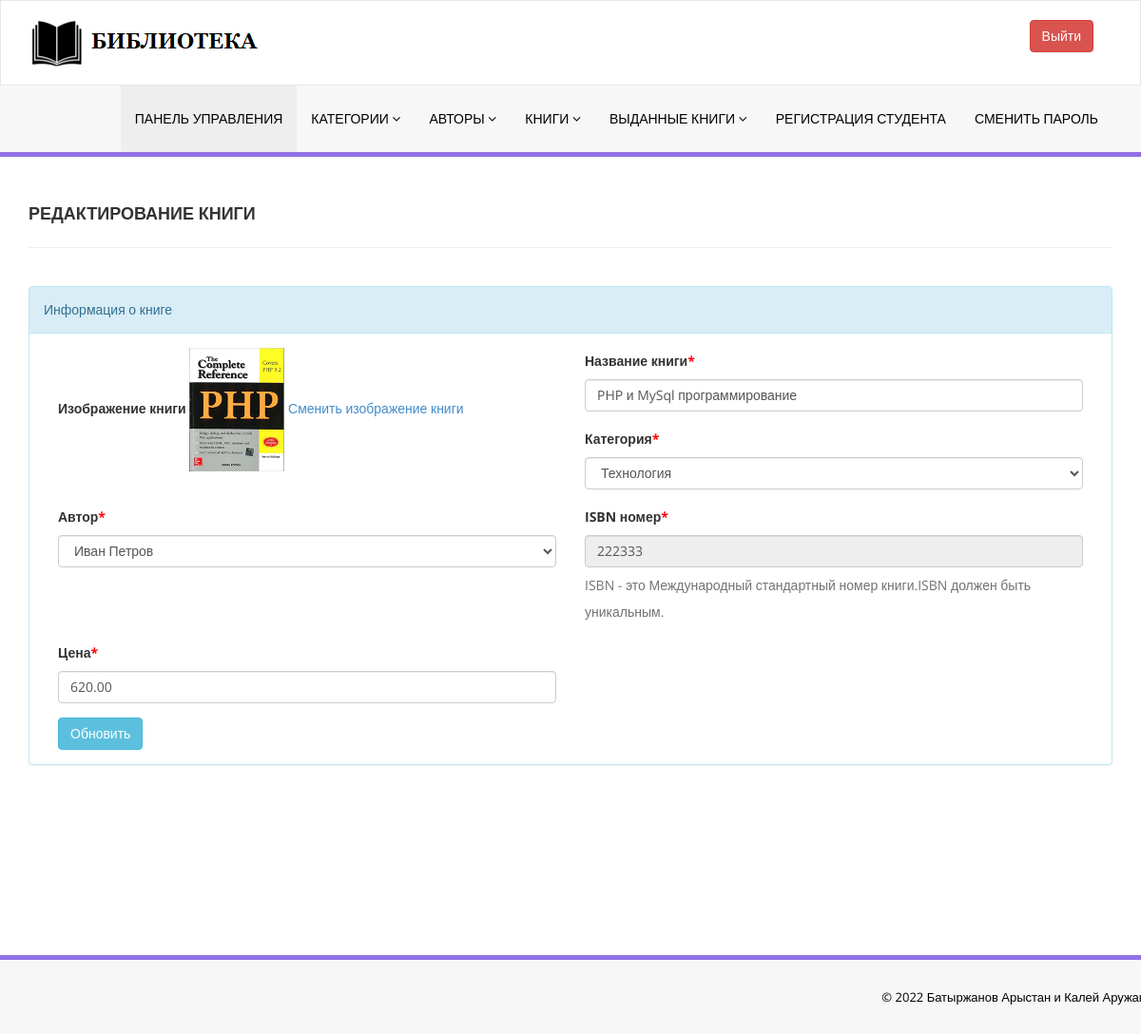
Screenshot of /library/admin/edit-book.php?bookid=1 (signed in) with the database file from the repository.
### tables this page shows
CREATE TABLE `tblbooks` (
  `id` int(11) NOT NULL,
  `BookName` varchar(255) DEFAULT NULL,
  `CatId` int(11) DEFAULT NULL,
  `AuthorId` int(11) DEFAULT NULL,
  `ISBNNumber` varchar(25) DEFAULT NULL,
  `BookPrice` decimal(10,2) DEFAULT NULL,
  `bookImage` varchar(250) NOT NULL,
  `isIssued` int(1) DEFAULT NULL,
  `RegDate` timestamp NULL DEFAULT current_timestamp(),
  `UpdationDate` timestamp NULL DEFAULT NULL ON UPDATE current_timestamp()
);

CREATE TABLE `tblcategory` (
  `id` int(11) NOT NULL,
  `CategoryName` varchar(150) DEFAULT NULL,
  `Status` int(1) DEFAULT NULL,
  `CreationDate` timestamp NULL DEFAULT current_timestamp(),
  `UpdationDate` timestamp NULL DEFAULT '0000-00-00 00:00:00' ON UPDATE current_timestamp()
);

CREATE TABLE `tblauthors` (
  `id` int(11) NOT NULL,
  `AuthorName` varchar(159) DEFAULT NULL,
  `creationDate` timestamp NULL DEFAULT current_timestamp(),
  `UpdationDate` timestamp NULL DEFAULT NULL ON UPDATE current_timestamp()
);

### library/admin/edit-book.php (the view, shortened to what this page needs)
<?php
include('../includes/config.php');
if(strlen($_SESSION['alogin'])==0)
    {
header('location:index.php');
}
else{
?>
<!DOCTYPE html>
<html xmlns="http://www.w3.org/1999/xhtml">
<head>
    <link href="assets/css/bootstrap.css" rel="stylesheet" />
    <link href="assets/css/font-awesome.css" rel="stylesheet" />
    <link href="assets/css/style.css" rel="stylesheet" />
</head>
<body>
<?php include('includes/header.php');?>
    <div class="content-wrapper">
         <div class="container">
        <div class="row pad-botm">
            <div class="col-md-12">
                <h4 class="header-line">Редактирование книги</h4>
                            </div>
</div>
<div class="row">
<div class="col-md12 col-sm-12 col-xs-12">
<div class="panel panel-info">
<div class="panel-heading">
Информация о книге
</div>
<div class="panel-body">
<form role="form" method="post">
<?php
$bookid=intval($_GET['bookid']);
$sql = "SELECT tblbooks.BookName,tblcategory.CategoryName,tblcategory.id as cid,tblauthors.AuthorName,tblauthors.id as athrid,tblbooks.ISBNNumber,tblbooks.BookPrice,tblbooks.id as bookid,tblbooks.bookImage from  tblbooks join tblcategory on tblcategory.id=tblbooks.CatId join tblauthors on tblauthors.id=tblbooks.AuthorId where tblbooks.id=:bookid";
$query = $dbh -> prepare($sql);
$query->bindParam(':bookid',$bookid,PDO::PARAM_STR);
$query->execute();
$results=$query->fetchAll(PDO::FETCH_OBJ);
if($query->rowCount() > 0)
{
foreach($results as $result)
{               ?>
<div class="col-md-6">
<div class="form-group">
<label>Изображение книги</label>
<img src="bookimg/<?php echo htmlentities($result->bookImage);?>" width="100">
<a href="change-bookimg.php?bookid=<?php echo htmlentities($result->bookid);?>">Сменить изображение книги</a>
</div></div>
<div class="col-md-6">
<div class="form-group">
<label>Название книги<span style="color:red;">*</span></label>
<input class="form-control" type="text" name="bookname" value="<?php echo htmlentities($result->BookName);?>" required />
</div></div>
<div class="col-md-6">
<div class="form-group">
<label> Категория<span style="color:red;">*</span></label>
<select class="form-control" name="category" required="required">
<option value="<?php echo htmlentities($result->cid);?>"> <?php echo htmlentities($catname=$result->CategoryName);?></option>
</select>
</div></div>
<div class="col-md-6">
<div class="form-group">
<label> Автор<span style="color:red;">*</span></label>
<select class="form-control" name="author" required="required">
<option value="<?php echo htmlentities($result->athrid);?>"> <?php echo htmlentities($athrname=$result->AuthorName);?></option>
</select>
</div></div>
<div class="col-md-6">
<div class="form-group">
<label>ISBN номер<span style="color:red;">*</span></label>
<input class="form-control" type="text" name="isbn" value="<?php echo htmlentities($result->ISBNNumber);?>"  readonly />
<p class="help-block">ISBN - это Международный стандартный номер книги.ISBN должен быть уникальным.</p>
</div></div>
<div class="col-md-6">
 <div class="form-group">
 <label>Цена<span style="color:red;">*</span></label>
 <input class="form-control" type="text" name="price" value="<?php echo htmlentities($result->BookPrice);?>"   required="required" />
 </div></div>
 <?php }} ?><div class="col-md-12">
<button type="submit" name="update" class="btn btn-info">Обновить </button></div>
                                    </form>
                            </div>
                        </div>
                            </div>
        </div>
    </div>
    </div>
  <?php include('includes/footer.php');?>
</body>
</html>
<?php } ?>

### library/admin/assets/css/style.css (style rules this page uses)
.content-wrapper { margin-top: 40px; min-height:800px; padding-bottom:90px; }
.header-line { font-weight:900; padding-bottom:25px; border-bottom:1px solid #eeeeee; text-transform:uppercase; }
.pad-botm { padding-bottom:30px; }

### rows the page displays
tblbooks: bookImage (picture), bookname "PHP и MySql программирование", category "Технология", author "Иван Петров", isbn "222333", price "620.00"
